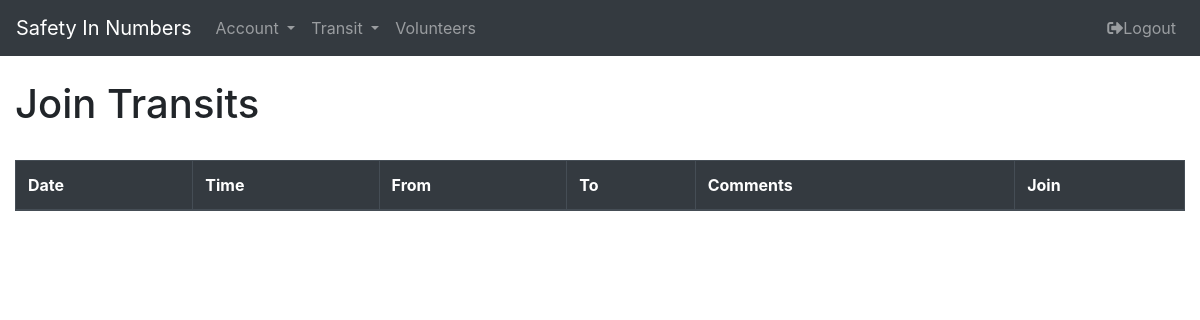
The app's page /transit/join_transits/ (signed in), older data.
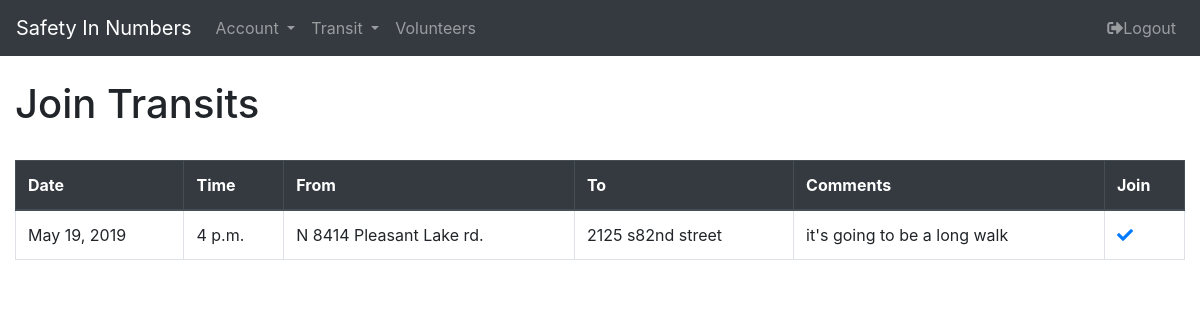
The same page, newer data.
### safety_in_numbers/models.py (models this page shows)
class Transit(models.Model):
    date = models.DateField(default=datetime.today)
    time = models.TimeField(default=datetime.now)
    starting_address = models.CharField(max_length=50)
    ending_address = models.CharField(max_length=50)
    comments = models.CharField(max_length=140, null=True, blank=True)

### safety_in_numbers/views.py (the view, shortened to what this page needs)
# urls.py: url(r'^transit/join_transits/', JoinTransits.as_view(), name='Join_Transits'),
@method_decorator(login_required, name='dispatch')
class JoinTransits(ListView):
    template_name = 'transit/join_transits.html'
    context_object_name = 'transits'
    def get_queryset(self):
        try:
            other_joined_trans = JoinedTransit.objects.exclude(safety_in_user=self.request.user.id)
            print(other_joined_trans)
            joined_trans_ids = []
            for t in other_joined_trans:
                joined_trans_ids.append(t.transit_id)
            print(joined_trans_ids)
            return Transit.objects.filter(id__in=joined_trans_ids)
        except JoinedTransit.DoesNotExist:
            return None

### templates/transit/join_transits.html
{% extends 'base.html' %}
{% block content %}
    <br/>
    <h1>Join Transits</h1>
    <br/>
    <table class="table table-bordered">
        <thead class="table thead-dark">
        <tr>
            <th scope="col">Date</th>
            <th scope="col">Time</th>
            <th scope="col">From</th>
            <th scope="col">To</th>
            <th scope="col">Comments</th>
            <th scope="col">Join</th>
        </tr>
        </thead>
        <tbody>
        {% for t in transits %}
                    <tr class="table table-hover">
                        <td>{{ t.date }}</td>
                        <td>{{ t.time }}</td>
                        <td>{{ t.starting_address }}</td>
                        <td>{{ t.ending_address }}</td>
                        <td>{{ t.comments }}</td>
                        <td><a href="{% url 'join_transit' t.id %}"><i class="fas fa-check"></i></a></td>
                    </tr>
        {% endfor %}
        </tbody>
    </table>
{% endblock content %}

### templates/base.html (shortened to what this page needs)
<!DOCTYPE html>
<html lang="en">
<head>
    <link rel="stylesheet" href="https://stackpath.bootstrapcdn.com/bootstrap/4.3.1/css/bootstrap.min.css"
>
    <link rel="stylesheet" href="https://use.fontawesome.com/releases/v5.8.1/css/all.css"
>
    {% load staticfiles %}
</head>
<nav class="navbar navbar-expand-lg navbar-dark bg-dark">
    <a class="navbar-brand" href=#">Safety In Numbers</a>
    <div class="collapse navbar-collapse" id="navbarSupportedContent">
        <ul class="navbar-nav mr-auto">
            <li class="nav-item dropdown">
                <a class="nav-link dropdown-toggle" href="#" id="navbarDropdown" role="button" data-toggle="dropdown"
                   aria-haspopup="true" aria-expanded="false">
                    Account
                </a>
            </li>
            <li class="nav-item dropdown">
                <a class="nav-link dropdown-toggle" href="#" id="navbarDropdown" role="button" data-toggle="dropdown"
                   aria-haspopup="true" aria-expanded="false">
                    Transit
                </a>
            </li>
            <li class="nav-item">
                <a class="nav-link" href="{% url 'volunteers' %}">Volunteers</a>
            </li>
        </ul>
        {% if user.is_authenticated %}
            <ul class="nav navbar-nav navbar-right">
                <li class="nav-item">
                    <a class="nav-link" href="{% url 'account_logout' %}"> <i class="fas fa-sign-out-alt"></i>Logout</a>
                </li>
            </ul>
        {% endif %}
    </div>
</nav>
<body>
<div class="container-fluid col-lg-offset-1 col-md-offset-1 col-sm-offset-1 col-xs-offset-1">
    {% block content %}
    {% endblock content %}
</div>
</body>
</html>

Row changes from the older to the newer data that the page shows:
added Transit: date "May 19, 2019", time "4 p.m.", starting_address "N 8414 Pleasant Lake rd.", ending_address "2125 s82nd street", comments "it's going to be a long walk"
